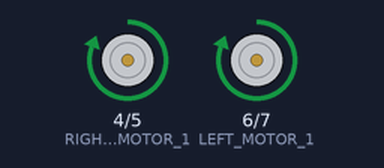
Recording of a sketch running on a simulated Arduino Uno, built with avr-gcc and run on an emulated ATmega328P. On the bench: motor-driver pin pairs drawn as motors (green arrow = first pin HIGH = forward, orange = second pin HIGH = backward, longer = more drive).

Above: at 2.5 s.
At 7.5 s:
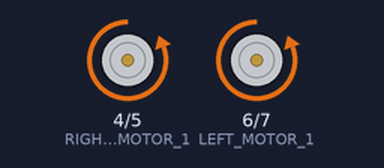
At 12.5 s:
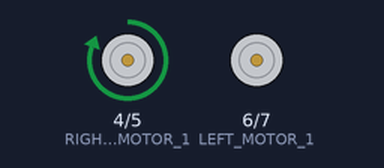
At 27.5 s:
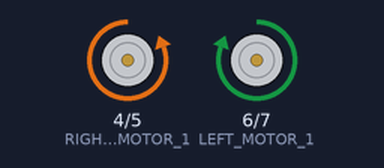
Timing chart, 0 to 39.0 s (numbered marks = the images above):
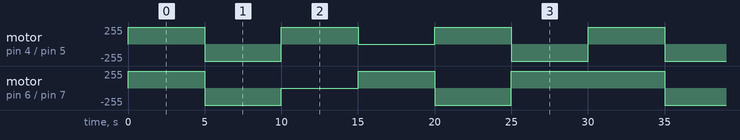

Measured:
- by itself, motor on pin 6 (LEFT_MOTOR_1) / pin 7 (LEFT_MOTOR_2): repeats every 30.0 s: backward 255/255 5.0 s, stopped 5.0 s, forward 255/255 5.0 s, backward 255/255 5.0 s, forward 255/255 10.0 s
- by itself, motor on pin 4 (RIGHT_MOTOR_1) / pin 5 (RIGHT_MOTOR_2): repeats every 30.0 s: backward 255/255 5.0 s, forward 255/255 5.0 s, stopped 5.0 s, forward 255/255 5.0 s, backward 255/255 5.0 s, forward 255/255 5.0 s

The sketch:

Master_Robot.ino
```cpp
#include <SoftwareSerial.h>

SoftwareSerial BTSerial(2,3); // RX,TX

void setup() {
pinMode(4, OUTPUT);    // RIGHT MOTOR 1
pinMode(5, OUTPUT);    // RIGHT MOTOR 2
pinMode(6, OUTPUT);    // LEFT MOTOR 1
pinMode(7, OUTPUT);    // LEFT MOTOR 2
Serial.begin(9600);
BTSerial.begin(38400);
}

void loop() {

BTSerial.println("f");
digitalWrite (4, HIGH);         // FORWARD
digitalWrite (6, HIGH);
digitalWrite (5, LOW);
digitalWrite (7, LOW);
delay (5000);


BTSerial.println("b");
digitalWrite (4, LOW);          // BACKWARD
digitalWrite (6, LOW);
digitalWrite (5, HIGH);
digitalWrite (7, HIGH);
delay (5000);

BTSerial.println("l");
digitalWrite (4, HIGH);         // RADIAL LEFT
digitalWrite (6, LOW);
digitalWrite (5, LOW);
digitalWrite (7, LOW);
delay (5000);

BTSerial.println("r");
digitalWrite (4, LOW);          // RADIAL RIGHT
digitalWrite (6, HIGH);
digitalWrite (5, LOW);
digitalWrite (7, LOW);
delay (5000);

BTSerial.println("L");
digitalWrite (4, HIGH);         // AXIAL LEFT
digitalWrite (6, LOW);
digitalWrite (5, LOW);
digitalWrite (7, HIGH);
delay (5000);

BTSerial.println("R");
digitalWrite (4, LOW);          // AXIAL RIGHT
digitalWrite (6, HIGH);
digitalWrite (5, HIGH);
digitalWrite (7, LOW);
delay (5000);
}
```
